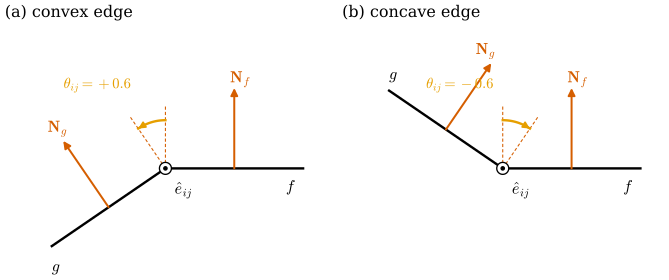

Here is the Python script that generated this plot:
"""Figure 39.5.2: the sign of the bending angle.

Cross-section perpendicular to an interior edge ij, seen with e_ij = (x_j - x_i)/l_ij pointing toward the viewer
(the dot at the origin). The face f = (i, j, k), which traverses i -> j, lies to the right with unit normal N_f
(up); the other face g lies in the direction -(N_g x e_ij). N_g = R(e_ij, theta) N_f. (a) theta = +0.6: the
surface bends away from N_f (convex edge). (b) theta = -0.6: it bends toward N_f (concave edge). Both pictures are
computed from actual triangles in R^3 with dgmesh.edge_bending_angles.

Run: PYTHONPATH=tools python3 chapters/39-surface-curvature/figures/fig-39-5-2-bending-angle.py
"""
import numpy as np

import dgfig
dgfig.setup()
import matplotlib.pyplot as plt  # noqa: E402

import dgmesh as dm  # noqa: E402

C = dgfig.COLORS


def hinge(theta):
    """x_i = (0, 0, -0.5), x_j = (0, 0, 0.5): edge along +z (toward the viewer); f = (i, j, k) with k at (1.2, 0, 0)
    so N_f = e_y; g = (j, i, l) with l = 1.2 (-cos theta, -sin theta, 0)."""
    V = np.array([[0, 0, -0.5], [0, 0, 0.5], [1.2, 0, 0.1], [-1.2 * np.cos(theta), -1.2 * np.sin(theta), -0.1]])
    F = np.array([[0, 1, 2], [1, 0, 3]])
    return V, F


fig, axes = plt.subplots(1, 2, figsize=(7.0, 3.4))
for ax, th, title in zip(axes, (0.6, -0.6), ("(a) convex edge", "(b) concave edge")):
    V, F = hinge(th)
    b = dm.edge_bending_angles(V, F)
    assert abs(b[(0, 1)][0] - th) < 1e-12                          # the drawn angle is the bending angle
    Nf, Ng = dm.face_normals(V, F)
    assert np.allclose(Nf, [0, 1, 0]) and abs(Ng[2]) < 1e-12
    k2, l2 = V[2, :2], V[3, :2]
    ax.plot([0, k2[0]], [0, 0], color=C["main"], lw=dgfig.LW["main"])
    ax.plot([0, l2[0]], [0, l2[1]], color=C["main"], lw=dgfig.LW["main"])
    mf, mg = 0.5 * k2, 0.5 * l2
    for p, n, lab, off in ((mf, Nf[:2], r"$\mathbf{N}_f$", (0.05, 0.05)), (mg, Ng[:2], r"$\mathbf{N}_g$", (-0.05, 0.08))):
        ax.annotate("", xy=p + 0.7 * n, xytext=p, arrowprops=dict(arrowstyle="-|>", color=C["normal"], lw=1.5,
                                                                mutation_scale=11, shrinkA=0, shrinkB=0))
        ax.text(*(p + 0.7 * n + np.array(off)), lab, color=C["normal"], fontsize=12, ha="center")
    # copies at the edge and the arc from N_f to N_g
    for n in (Nf[:2], Ng[:2]):
        ax.plot([0, 0.55 * n[0]], [0, 0.55 * n[1]], color=C["normal"], lw=0.8, ls=(0, (3, 2)))
    a0, a1 = np.pi / 2, np.pi / 2 + th
    aa = np.linspace(a0, a1, 50)
    ax.plot(0.42 * np.cos(aa), 0.42 * np.sin(aa), color=C["accent"], lw=1.8)
    ax.annotate("", xy=(0.42 * np.cos(a1), 0.42 * np.sin(a1)),
                xytext=(0.42 * np.cos(a1 - 0.08 * np.sign(th)), 0.42 * np.sin(a1 - 0.08 * np.sign(th))),
                arrowprops=dict(arrowstyle="-|>", color=C["accent"], lw=1.4, mutation_scale=10))
    ax.text(-0.3 if th > 0 else -0.08, 0.7, rf"$\theta_{{ij}} = {th:+.1f}$", color=C["accent"], fontsize=11, ha="right")
    ax.plot(0, 0, "o", ms=9, mfc="white", mec=C["main"], zorder=6)
    ax.plot(0, 0, "o", ms=2.5, color=C["main"], zorder=7)
    ax.text(0.08, -0.22, r"$\hat{e}_{ij}$", fontsize=12)
    ax.text(*(k2 + np.array([-0.15, -0.2])), r"$f$", fontsize=12)
    ax.text(*(l2 + np.array([0.0, -0.22 if th > 0 else 0.1])), r"$g$", fontsize=12)
    dgfig.schematic_axes(ax, (-1.4, 1.4), (-0.9, 1.25))
    ax.set_title(title, loc="left", fontsize=12)
fig.subplots_adjust(left=0.01, right=0.99, bottom=0.02, top=0.92, wspace=0.05)
dgfig.save(fig, __file__)
